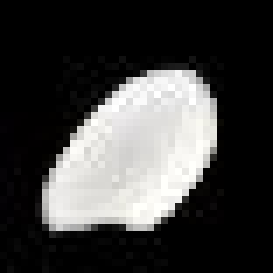
%> input picture RICE/CODE/TRAINING IMAGES/1.JPG, 39 x 39 px (shown 7 times larger)
$ octave training.m   (GNU Octave 9; MATLAB toolbox functions it lacks are replaced by stand-ins)
%> lines starting %> are read from the running program, lines starting %| are printed output that depends on the picture; in (x1, y1, x2, y2) boxes, pixels count from 0 and x2, y2 are one past the last pixel; in counts of white or black regions, pixels touching at a corner belong together; the program's own positions count from 1
### RICE/CODE/createdb.m
function [Container,Label]=createdb(nsamples,bTest)
%> called with nsamples = 5, bTest = 0
%addpath('\curvlets');
%block=4;
% Container = [];
disp('creating data base')
if nargin==0 %default value
    nsamples=5;
    bTest = 0;
elseif nargin < 2
    bTest = 0;
end
img=imread('D:\ECE\B.Tech\SUCCESS TECHONOLOGY\IMAGE PROCESSING\RICE GRAIN\CODE\TRAINING IMAGES\1.jpg');
%> img is the input picture: size 39x39x3 uint8; mean R, G, B 63.5, 63.2, 62.4
[imgRow,imgCol]=size(img);
%> imgRow = 39; imgCol = 117


if bTest == 0
        strPath='D:\ECE\B.Tech\SUCCESS TECHONOLOGY\IMAGE PROCESSING\RICE GRAIN\CODE\TRAINING IMAGES\';
else
        strPath='D:\ECE\B.Tech\SUCCESS TECHONOLOGY\IMAGE PROCESSING\RICE GRAIN\CODE\TRAINING IMAGES\';
end
disp('Process Started');
for i = 1:nsamples
    strpath=strcat(strPath,num2str(i),'.jpg');
    I1=imread(strpath);
    IR = imresize(I1(:,:,1),[32,32]);
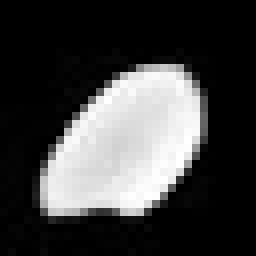
%> IR: size 32x32 uint8 (shown 8 times larger); min 0, max 255, mean 63.7
    IG = imresize(I1(:,:,2),[32,32]);
    IB = imresize(I1(:,:,2),[32,32]);

    I = zeros(32,32,3);
    I(:,:,1) = IR;
    I(:,:,2) = IG;
    I(:,:,3) = IB;

%% PREPROCESSING STAGE -1 Gray conversion
GI = rgb2gray(I);
GI = imresize(GI,[32,32]);
%% PREPROCESSING STAGE -2 Extracting Grain Features
BGI = imopen(GI,strel('disk',15));
%> BGI: size 32x32 double; every value is 0
%% PREPROCESSING STAGE -3 Optimization
I2 = GI - BGI;
% I2(:,:,2) = I(:,:,2) - BGI;
% I2(:,:,3) = I(:,:,3) - BGI;


%% PREPROCESSING STAGE -4 Gray Color adjustment
I3 = imadjust(I2);
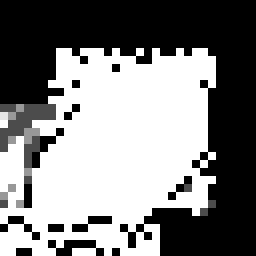
%> I3: size 32x32 double (shown 8 times larger); min 0, max 1, mean 0.502

%% PREPROCESSING STAGE -5 Back Ground subtraction
level = graythresh(I3);
%> level = 0.445
bw = im2bw(I3,level);
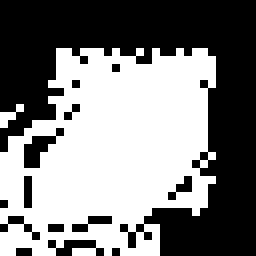
%> bw: size 32x32 logical (shown 8 times larger); 49.8% white; 2 white regions (1 under 20 px), largest, box (x1, y1, x2, y2) and area: (0, 6, 27, 32) 506
bw = bwareaopen(bw, 50);
%> bw: size 32x32 logical; 49.4% white; 1 white region, box (x1, y1, x2, y2) and area: (0, 6, 27, 32) 506
bwg = zeros(32,32);
for ii = 1:size(bw,1)
    for j = 1:size(bw,2)
        if bw(ii,j) == 1
            bwg(ii,j)=0;
        else
            bwg(ii,j)=100;
        end
    end
end
%> bwg: size 32x32 double; values 0 (black) and 100 (white), 50.6% white; 1 black region, box (x1, y1, x2, y2) and area: (0, 6, 27, 32) 506
I(:,:,1) = I(:,:,1) - bwg;
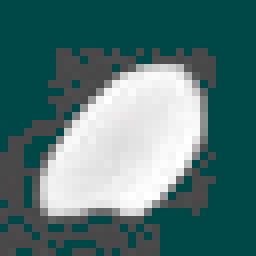
%> I: size 32x32x3 double (shown 8 times larger); mean R, G, B 13.1, 63.3, 63.3; drawn with min black and max white
I(:,:,2) = I(:,:,2) - bwg;
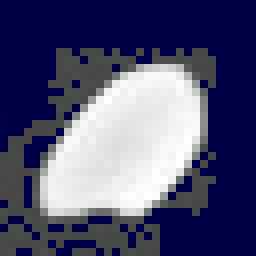
%> I: size 32x32x3 double (shown 8 times larger); mean R, G, B 13.1, 12.7, 63.3; drawn with min black and max white
I(:,:,3) = I(:,:,3) - bwg;
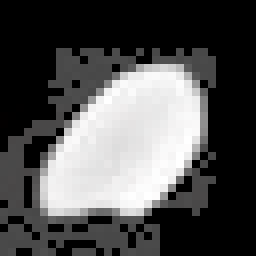
%> I: size 32x32x3 double (shown 8 times larger); mean R, G, B 13.1, 12.7, 12.7; drawn with min black and max white


figure,imshow(I);
%> after `imshow(I)`:
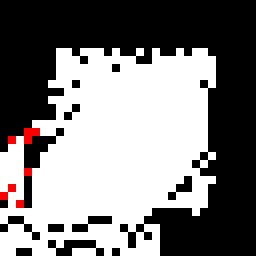
%> displayed picture: size 32x32x3, on the screen's scale of 0 to 255 (shown 8 times larger); mean R, G, B 126, 124, 124
%> the run ends on the next line
Container{i}= I;


end

    Label=double([1 1 1 1 1;0 0 0 0 0]);

save('grainsMat.mat', 'Container','Label');
disp('process end');

### RICE/CODE/training.m
clc
clear all
close all

nsamples=5;
bTest=0;


createdb(nsamples,bTest)
